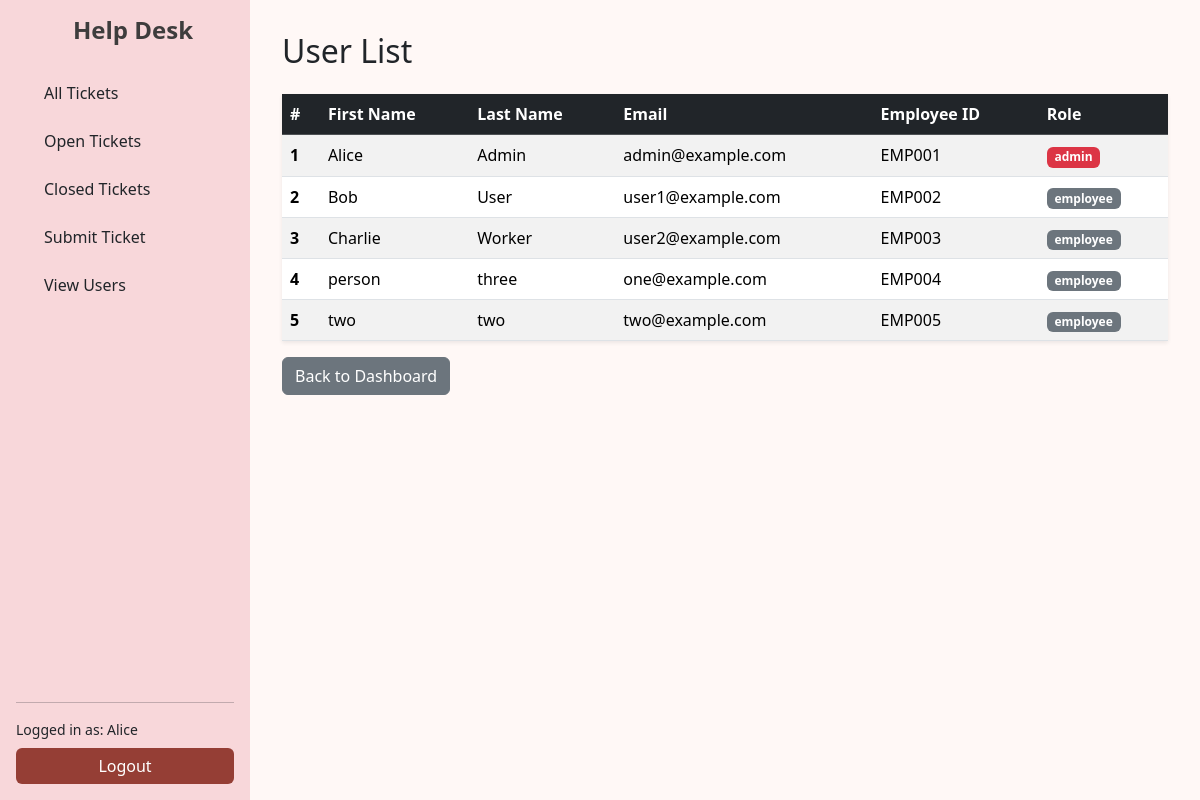
The app's page /admin/users (signed in), older data.
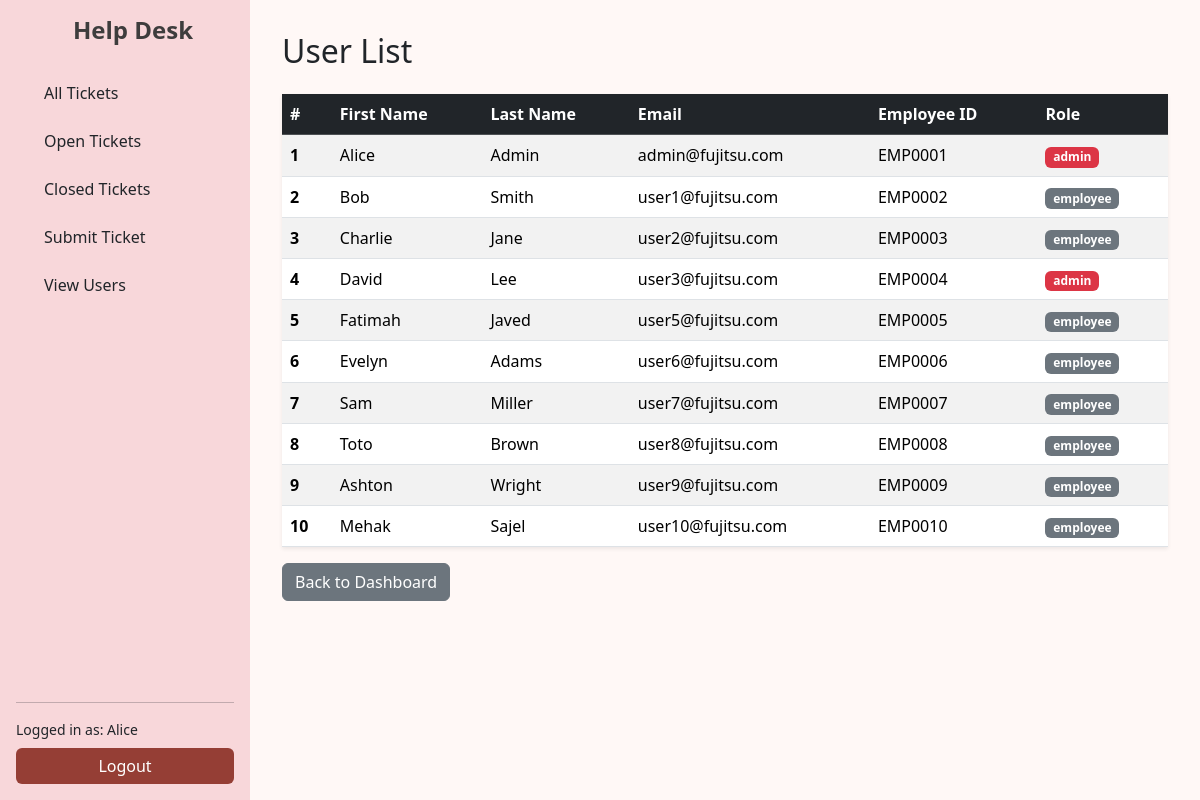
The same page, newer data.
### tables this page shows
CREATE TABLE users (
  id INTEGER PRIMARY KEY AUTOINCREMENT,
  email TEXT NOT NULL UNIQUE,
  password TEXT NOT NULL,
  first_name TEXT,
  last_name TEXT,
  employee_id TEXT,
  role TEXT CHECK(role IN ('admin', 'employee')) NOT NULL
);

### app.py (the view)
@app.route('/admin/users')
def view_users():
    if session.get('role') != 'admin':
        flash('You are not authorised to view this page.', 'error')
        return redirect(url_for('dashboard'))
    db = get_db()
    users = db.execute('SELECT * FROM users').fetchall()
    return render_template('view_users.html', users=users)

### app.py (called while the page is built)
def connect_db():
    rv = sqlite3.connect(app.config['DATABASE'])
    rv.row_factory = sqlite3.Row
    return rv

def get_db():
    if 'sqlite_db' not in g:
        g.sqlite_db = connect_db()
    return g.sqlite_db

### templates/view_users.html (shortened to what this page needs)
{% extends 'base_dashboard.html' %}
{% block content %}
<div class="d-flex justify-content-between align-items-center mb-4">
  <h2 class="mb-0">User List</h2>
</div>
<table class="table table-striped table-hover shadow-sm">
  <thead class="table-dark">
    <tr>
      <th>#</th>
      <th>First Name</th>
      <th>Last Name</th>
      <th>Email</th>
      <th>Employee ID</th>
      <th>Role</th>
    </tr>
  </thead>
  <tbody>
    {% for user in users %}
    <tr
      class="table-row-link"
      data-href="{{ url_for('view_user_tickets', user_id=user.id) }}"
    >
      <th scope="row">{{ loop.index }}</th>
      <td>{{ user.first_name }}</td>
      <td>{{ user.last_name }}</td>
      <td>{{ user.email }}</td>
      <td>{{ user.employee_id }}</td>
      <td>
        <span class="badge {% if user.role == 'admin' %}bg-danger{% else %}bg-secondary{% endif %}">
          {{ user.role }}
        </span>
      </td>
    </tr>
    {% else %}
    <tr>
      <td colspan="6" class="text-center text-muted">No users found.</td>
    </tr>
    {% endfor %}
  </tbody>
</table>
<a href="{{ url_for('dashboard') }}" class="btn btn-secondary">Back to Dashboard</a>
{% endblock %}

### templates/base_dashboard.html (shortened to what this page needs)
<!doctype html>
<html lang="en">
<head>
  <link href="https://cdn.jsdelivr.net/npm/bootstrap@5.3.3/dist/css/bootstrap.min.css" rel="stylesheet">
  <link href="{{ url_for('static', filename='css/style.css') }}" rel="stylesheet">
</head>
<body>
  <div class="d-flex" style="min-height: 100vh;">
    {% if session.get('user_id') %}
    <div class="sidebar bg-danger-subtle d-flex flex-column p-3 text-dark"
         style="width: 250px; position: fixed; height: 100vh;">
      <h4 class="text-center mb-4">Help Desk</h4>
      <div class="nav-links">
        <ul class="nav nav-pills flex-column mb-auto">
          <li><a href="{{ url_for('dashboard') }}" class="nav-link text-dark">All Tickets</a></li>
          <li><a href="{{ url_for('dashboard') }}?status=Open" class="nav-link text-dark">Open Tickets</a></li>
          <li><a href="{{ url_for('dashboard') }}?status=Closed" class="nav-link text-dark">Closed Tickets</a></li>
          <li><a href="{{ url_for('submit_ticket') }}" class="nav-link text-dark">Submit Ticket</a></li>
          {% if session.get('role') == 'admin' %}
            <li><a href="{{ url_for('view_users') }}" class="nav-link text-dark">View Users</a></li>
          {% endif %}
        </ul>
      </div>
      <hr>
      <div class="small mb-2">Logged in as: {{ session.get('first_name', 'Guest') }}</div>
      <a href="{{ url_for('logout') }}" class="btn btn-outline-danger w-100">Logout</a>
    </div>
    {% endif %}
    <div class="flex-grow-1"
         style="padding: 2rem;{{ ' margin-left: 250px;' if session.get('user_id') else '' }}">
      {% block content %}{% endblock %}
    </div>
  </div>
</body>
</html>

### static/css/style.css (style rules this page uses)
body { margin: 0; font-family: system-ui, sans-serif; background-color: #fff8f6; }
.sidebar { position: fixed; top: 0; left: 0; height: 100vh; width: 250px; background-color: #c83e3e; color: #fff; display: flex; flex-direction: column; padding-top: 2rem; z-index: 1000; }
.sidebar h4 { color: #3e3d3d; font-weight: bold; margin-bottom: 1rem; padding-left: 1rem; }
.sidebar .nav-links { flex-grow: 1; padding: 0 1rem; }
.sidebar .nav-links a { color: #fff; text-decoration: none; display: block; padding: 0.75rem; transition: all 0.2s; border-radius: 5px; }
.sidebar .btn { background-color: #953e35; border: none; color: #fff; }
.btn-secondary { background-color: #6c757d; border-color: #6c757d; color: #fff; }

Row changes from the older to the newer data that the page shows:
changed users "Alice": email "admin@example.com" → "admin@fujitsu.com"; employee_id "EMP001" → "EMP0001"
changed users "Bob": last_name "User" → "Smith"; email "user1@example.com" → "user1@fujitsu.com"; employee_id "EMP002" → "EMP0002"
changed users "Charlie": last_name "Worker" → "Jane"; email "user2@example.com" → "user2@fujitsu.com"; employee_id "EMP003" → "EMP0003"
changed users: first_name "person" → "David"; last_name "three" → "Lee"; email "one@example.com" → "user3@fujitsu.com"; employee_id "EMP004" → "EMP0004"; role "employee" → "admin"
changed users: first_name "two" → "Fatimah"; last_name "two" → "Javed"; email "two@example.com" → "user5@fujitsu.com"; employee_id "EMP005" → "EMP0005"
added users: first_name "Evelyn", last_name "Adams", email "user6@fujitsu.com", employee_id "EMP0006", role "employee"
added users: first_name "Sam", last_name "Miller", email "user7@fujitsu.com", employee_id "EMP0007", role "employee"
added users: first_name "Toto", last_name "Brown", email "user8@fujitsu.com", employee_id "EMP0008", role "employee"
added users: first_name "Ashton", last_name "Wright", email "user9@fujitsu.com", employee_id "EMP0009", role "employee"
added users: first_name "Mehak", last_name "Sajel", email "user10@fujitsu.com", employee_id "EMP0010", role "employee"
